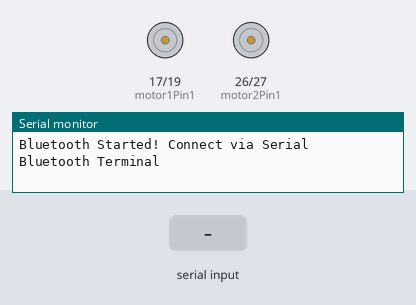
The sketch below on a simulated ESP32. Parts: motor-driver pin pairs drawn as motors (green arrow = first pin HIGH = forward, orange = second pin HIGH = backward, longer = more drive, scaled by the enable pin), the last lines printed to the serial monitor. Inputs (shaded band) come from the test bench. Nothing arrives over Bluetooth unless stated.

Above: at 1.2 s.
1.3 s: "F" received over the second serial link
At 2.4 s:
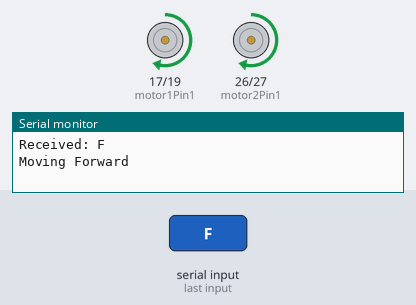
2.8 s: "B" received over the second serial link
At 3.5 s:
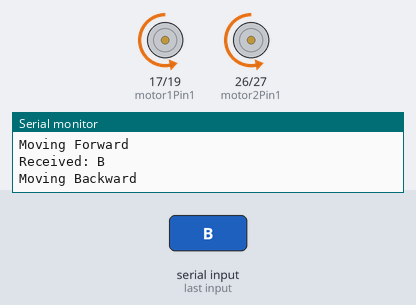
4.3 s: "L" received over the second serial link
At 4.7 s:
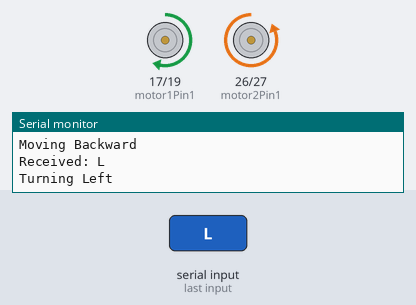
5.8 s: "R" received over the second serial link
At 7.0 s:
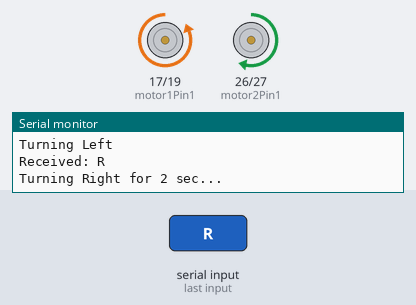
8.8 s: "F" received over the second serial link
At 9.3 s:
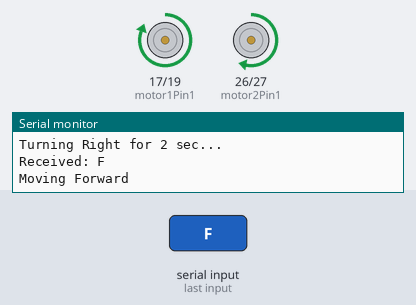
10.3 s: "B" received over the second serial link
At 11.6 s:
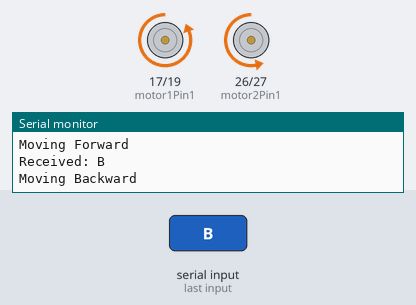
Timing chart, 0 to 12.8 s (numbered marks = the images above; inputs shaded):
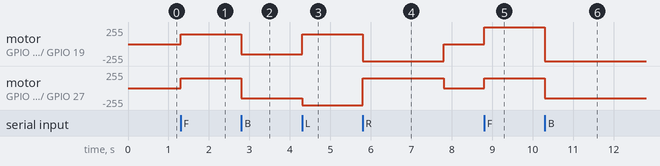

Measured:
- after the input at 1.3 s, motor on GPIO 17 (motor1Pin1) / GPIO 19 (motor1Pin2), motor on GPIO 26 (motor2Pin1) / GPIO 27 (motor2Pin2): stopped → forward 150/255 at once
- after the input at 2.8 s, motor on GPIO 17 (motor1Pin1) / GPIO 19 (motor1Pin2), motor on GPIO 26 (motor2Pin1) / GPIO 27 (motor2Pin2): forward 150/255 → backward 150/255 at once
- after the input at 4.3 s, motor on GPIO 17 (motor1Pin1) / GPIO 19 (motor1Pin2): backward 150/255 → forward 150/255 at once; motor on GPIO 26 (motor2Pin1) / GPIO 27 (motor2Pin2): backward 150/255 → backward 255/255 at once
- after the input at 5.8 s, motor on GPIO 17 (motor1Pin1) / GPIO 19 (motor1Pin2): forward 150/255 → backward 255/255 at once, → stopped 2.0 s later; motor on GPIO 26 (motor2Pin1) / GPIO 27 (motor2Pin2): backward 255/255 → forward 150/255 at once, → stopped 2.0 s later
- after the input at 8.8 s, motor on GPIO 17 (motor1Pin1) / GPIO 19 (motor1Pin2): stopped → forward 255/255 at once; motor on GPIO 26 (motor2Pin1) / GPIO 27 (motor2Pin2): stopped → forward 150/255 at once
- after the input at 10.3 s, motor on GPIO 17 (motor1Pin1) / GPIO 19 (motor1Pin2): forward 255/255 → backward 255/255 at once; motor on GPIO 26 (motor2Pin1) / GPIO 27 (motor2Pin2): forward 150/255 → backward 150/255 at once

The sketch:

sketch_old_modifiedCode.ino
```cpp
#include <BluetoothSerial.h> // ESP32 Bluetooth Library

// Create Bluetooth object
BluetoothSerial SerialBT;

#include <TB6612_ESP32.h>

// Motor 1 (Left Motor)
int motor1Pin1 = 17;
int motor1Pin2 = 19;
int enable1Pin = 15;  // PWM pin for speed control

// Motor 2 (Right Motor)
int motor2Pin1 = 26;
int motor2Pin2 = 27;
int enable2Pin = 14; // PWM pin for speed control

int speedValue = 150; // Speed (0-255)

void setup() {
  Serial.begin(115200);
  SerialBT.begin("Motor_car"); // Bluetooth name
  Serial.println("Bluetooth Started! Connect via Serial Bluetooth Terminal");

  // Set motor pins as OUTPUT
  pinMode(motor1Pin1, OUTPUT);
  pinMode(motor1Pin2, OUTPUT);
  pinMode(enable1Pin, OUTPUT);

  pinMode(motor2Pin1, OUTPUT);
  pinMode(motor2Pin2, OUTPUT);
  pinMode(enable2Pin, OUTPUT);

  // Set initial motor speed
  analogWrite(enable1Pin, speedValue);
  analogWrite(enable2Pin, speedValue);
}

void loop() {
  if (SerialBT.available()) {  // Check if Bluetooth command is received
    char command = SerialBT.read();
    Serial.print("Received: ");
    Serial.println(command);

    switch (command) {
      case 'F': // Move Forward
        Serial.println("Moving Forward");
        moveForward();
        break;

      case 'B': // Move Backward
        Serial.println("Moving Backward");
        moveBackward();
        break;

      case 'L': // Turn Left
        Serial.println("Turning Left");
        turnLeft();
        break;

      case 'R': // Turn Right (Auto-stop after 2 sec)
        Serial.println("Turning Right for 2 sec...");
        turnRight();
        delay(2000); // Wait 2 seconds
        stopMotors(); // Stop after turning
        break;

      case 'S': // Stop both motors
        Serial.println("Stopping");
        stopMotors();
        break;

      default:
        Serial.println("Invalid Command! Use F, B, L, R, or S.");
        break;
    }
  }
}

// Function to move forward
void moveForward() {
  digitalWrite(motor1Pin1, HIGH);
  digitalWrite(motor1Pin2, LOW);
  digitalWrite(motor2Pin1, HIGH);
  digitalWrite(motor2Pin2, LOW);
}

// Function to move backward
void moveBackward() {
  digitalWrite(motor1Pin1, LOW);
  digitalWrite(motor1Pin2, HIGH);
  digitalWrite(motor2Pin1, LOW);
  digitalWrite(motor2Pin2, HIGH);
}

// Function to turn right
void turnRight() {
  digitalWrite(motor1Pin1, LOW);
  digitalWrite(motor1Pin2, HIGH); // Left motor moves backward
  digitalWrite(motor2Pin1, HIGH);
  digitalWrite(motor2Pin2, LOW);  // Right motor moves forward
  analogWrite(enable1Pin, 255);
  analogWrite(enable2Pin, 150);
}

// Function to turn left (then auto-stop)
void turnLeft() {
  digitalWrite(motor1Pin1, HIGH);
  digitalWrite(motor1Pin2, LOW);  // Left motor moves forward
  digitalWrite(motor2Pin1, LOW);
  digitalWrite(motor2Pin2, HIGH); // Right motor moves backward
  analogWrite(enable1Pin, 150);
  analogWrite(enable2Pin, 255);
}

// Function to stop all motors
void stopMotors() {
  digitalWrite(motor1Pin1, LOW);
  digitalWrite(motor1Pin2, LOW);
  digitalWrite(motor2Pin1, LOW);
  digitalWrite(motor2Pin2, LOW);
}
```
